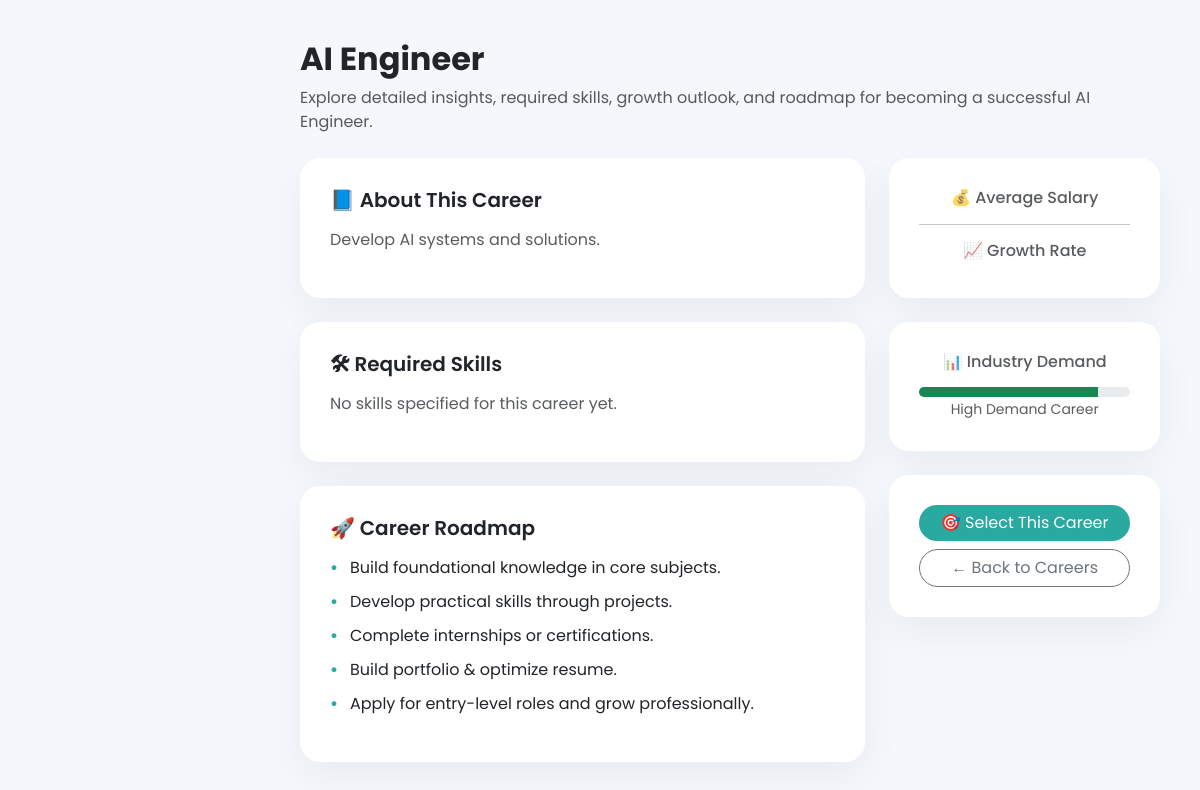
Screenshot of /career_details.php?id=6 (signed in) with the database file from the repository.
### tables this page shows
CREATE TABLE `careers` (
  `career_id` int(10) UNSIGNED NOT NULL,
  `career_name` varchar(150) NOT NULL,
  `description` text DEFAULT NULL
);

### career_details.php (the view, shortened to what this page needs)
<?php
include '../config.php';
$career_id = (int)$_GET['id'];
$sql = "SELECT * FROM careers WHERE career_id = $career_id";
$result = $conn->query($sql);
$career = $result->fetch_assoc();
?>
<!DOCTYPE html>
<html>
<head>
    <link rel="stylesheet" href="../bootstrap/css/bootstrap.min.css">
</head>
<body>
<div class="main">
    <div class="mb-4">
        <h2 class="fw-bold mb-2"><?= $career['career_name']; ?></h2>
        <p class="text-muted">
            Explore detailed insights, required skills, growth outlook, and roadmap for becoming a successful <?= $career['career_name']; ?>.
        </p>
    </div>
    <div class="row g-4">
        <div class="col-lg-8">
            <div class="card-custom mb-4">
                <h5 class="fw-semibold mb-3">📘 About This Career</h5>
                <p class="text-muted"><?= $career['description']; ?></p>
            </div>
            <div class="card-custom mb-4">
                <h5 class="fw-semibold mb-3">🛠 Required Skills</h5>
                <div>
                    <?php if(!empty($career['required_skills'])) { ?>
                    <?php foreach(explode(",", $career['required_skills']) as $skill){ ?>
                    <span class="badge-skill"><?= trim($skill); ?></span>
                    <?php } ?>
                    <?php } else { ?>
                    <p class="text-muted">No skills specified for this career yet.</p>
                    <?php } ?>
                </div>
            </div>
            <div class="card-custom mb-4">
                <h5 class="fw-semibold mb-3">🚀 Career Roadmap</h5>
                <ul class="timeline">
                    <li>Build foundational knowledge in core subjects.</li>
                    <li>Develop practical skills through projects.</li>
                    <li>Complete internships or certifications.</li>
                    <li>Build portfolio & optimize resume.</li>
                    <li>Apply for entry-level roles and grow professionally.</li>
                </ul>
            </div>
        </div>
        <div class="col-lg-4">
            <div class="card-custom mb-4 text-center">
                <h6 class="text-muted">💰 Average Salary</h6>
                <hr>
                <h6 class="text-muted">📈 Growth Rate</h6>
            </div>
            <div class="card-custom mb-4 text-center">
                <h6 class="text-muted">📊 Industry Demand</h6>
                <div class="progress mt-3" style="height:10px;border-radius:10px;">
                    <div class="progress-bar bg-success" style="width:85%"></div>
                </div>
                <small class="text-muted">High Demand Career</small>
            </div>
            <div class="card-custom text-center">
                <form method="POST">
                    <button type="submit" name="select_career"
                            class="btn btn-primary w-100 rounded-pill mb-2">
                        🎯 Select This Career
                    </button>
                </form>
                <a href="careers.php"
                   class="btn btn-outline-secondary w-100 rounded-pill">
                   ← Back to Careers
                </a>
            </div>
        </div>
    </div>
</div>
</body>
</html>

### career_details.php (style rules this page uses)
:root { --primary:#2AA9A1; --soft-bg:#F4F7FB; --dark:#1F3B5B; }
body { font-family:'Poppins',sans-serif; background: var(--soft-bg); }
.main { margin-left:260px; padding:40px; }
.card-custom { background:white; border-radius:20px; padding:30px; box-shadow:0 15px 40px rgba(0,0,0,0.05); transition:0.3s ease; }
.timeline { list-style:none; padding-left:0; }
.timeline li { padding-left:20px; position:relative; margin-bottom:10px; }
.timeline li:before { content:"•"; color:var(--primary); font-weight:bold; position:absolute; left:0; }
.btn-primary { background:var(--primary); border:none; }

### rows the page displays
careers: career_name "AI Engineer", description "Develop AI systems and solutions."
